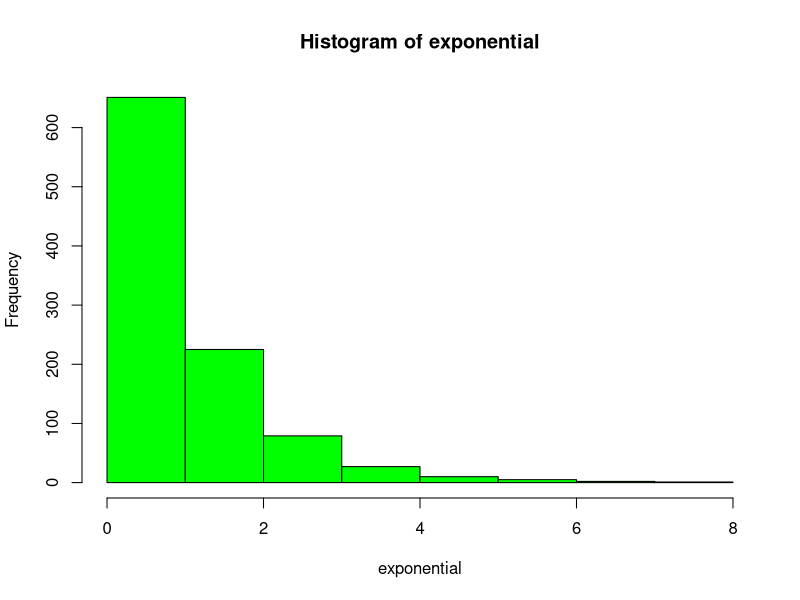
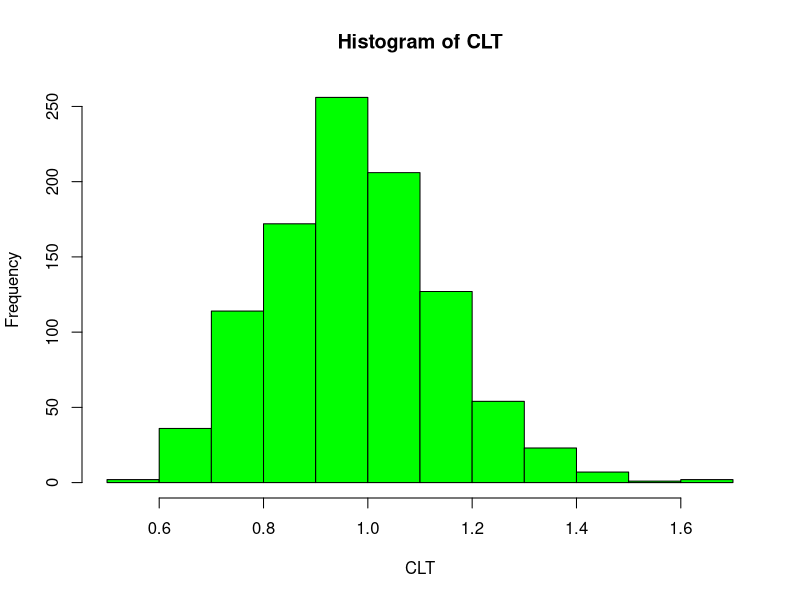

The R source for these figures, in order:
## ---- chunk 1
exponential <- rexp(1000)
mean(exponential)
## ---- chunk 2
CLT <- NULL
for (i in 1 : 1000) CLT <- c(CLT, mean(sample(exponential, 40, replace = TRUE)))
mean(CLT)
## ---- chunk 3
hist(exponential, col = "green")
hist(CLT, col="green")
